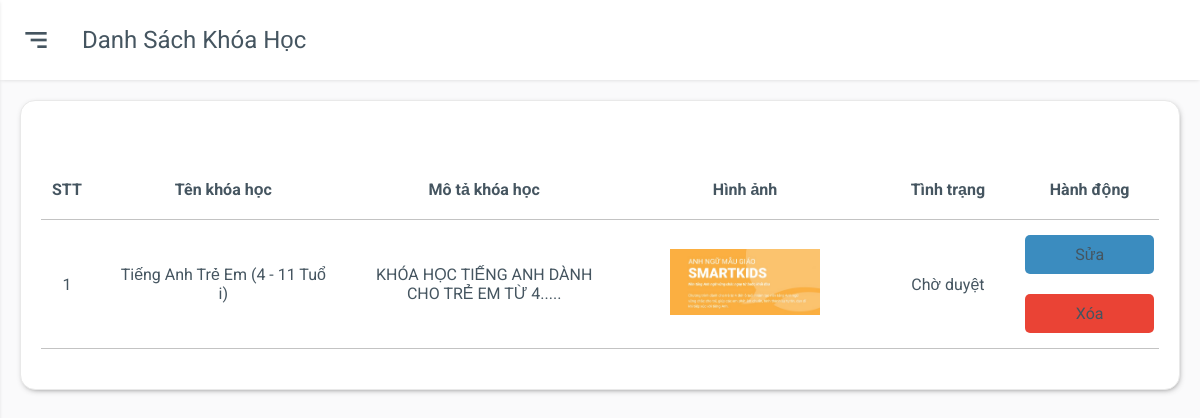
Screenshot of /admin/listcourse.php?delid=1 (signed in) with the database file from the repository.
### tables this page shows
CREATE TABLE `tbl_courses` (
  `coursesId` int(11) NOT NULL,
  `coursesName` varchar(255) NOT NULL,
  `coursesDesc` varchar(255) NOT NULL,
  `coursesImage` varchar(255) NOT NULL,
  `coursesStatus` bit(1) NOT NULL
);

### classes/courses.php (called while the page is built, shortened)
<?php
    $filepath = realpath(dirname(__FILE__));
    include_once ($filepath.'/../lib/database.php');
    include_once ($filepath.'/../helpers/format.php');
?>
<?php
 class courses
 {
     private $db;
     public function __construct()
     {
        $this->db = new Database();
     }
     public function show_courses(){
         $query = "SELECT * FROM tbl_courses ORDER BY coursesID DESC" ;
         $result = $this->db->select($query);
         return $result;
     }
 }
?>

### lib/database.php (called while the page is built, shortened)
<?php
Class Database{
   public $host   = DB_HOST;
   public $user   = DB_USER;
   public $pass   = DB_PASS;
   public $dbname = DB_NAME;
   public $link;
private function connectDB(){
   $this->link = new mysqli($this->host, $this->user, $this->pass,$this->dbname);
  mysqli_set_charset($this->link,"utf8");
 }
public function select($query){
  $result = $this->link->query($query) or
   die($this->link->error.__LINE__);
  if($result->num_rows > 0){
    return $result;
  } else {
    return false;
  }
 }
}
?>

### helpers/format.php (called while the page is built, shortened)
<?php
class Format{
 public function textShorten($text, $limit = 400){
    $text = $text. " ";
    $text = substr($text, 0, $limit);
    $text = substr($text, 0, strrpos($text, ' '));
    $text = $text.".....";
    return $text;
 }
}
?>

### admin/listcourse.php (the view, shortened to what this page needs)
<?php
    $title = "Danh sách khóa học";
    include './inc/sidebar.php';
    include '../classes/courses.php';
    include_once '../helpers/format.php';
?>
<?php
    $courses = new courses();
    $fm = new Format();
?>
<div class="main">
    <div class="main-header">
        <div class="mobile-toggle" id="mobile-toggle">
            <i class='bx bx-menu-alt-right'></i>
        </div>
        <div class="main-title">
            <?php
            echo $title;
            ?>
        </div>
    </div>
    <div class="main-content">
        <div class="row">
            <div class="col-12">
                <div class="box">
                    <div class="box-body overflow-scroll">
                        <table>
                            <thead>
                                <tr class="box-item">
                                    <th>STT</th>
                                    <th>Tên khóa học</th>
                                    <th>Mô tả khóa học</th>
                                    <th>Hình ảnh</th>
                                    <th>Tình trạng</th>
                                    <th>Hành động</th>
                                </tr>
                            </thead>
                            <tbody>
                                <?php
                                    $show_courses = $courses->show_courses();
                                    if(isset($show_courses))
                                    {
                                        $i = 0;
                                        while($result = $show_courses->fetch_assoc()){
                                            $i++;
                                ?>
                                <tr class="box-item">
                                    <td>
                                        <?php echo $i?>
                                    </td>
                                    <td>
                                        <a href="editcourse.php?coursesId=<?php echo $result['coursesId']?>">
                                            <?php echo $result['coursesName']; ?>
                                        </a>
                                    </td>
                                    <td>
                                        <?php echo $fm->textShorten($result['coursesDesc'], 50); ?>
                                    </td>
                                    <td class="box-image">
                                        <img src="../uploads/<?php echo $result['coursesImage']; ?>" alt="">
                                    </td>
                                    <td>
                                        <?php
                                            if($result['coursesStatus'] == 0)
                                            {
                                                echo ' <div class="payment-status payment-pending">
                                                <div class="dot"></div>
                                                <span>Chờ duyệt</span>
                                            </div>';
                                            }
                                            else{
                                                echo ' <div class="payment-status payment-paid">
                                                <div class="dot"></div>
                                                <span>Thành công</span>
                                            </div>';
                                            }
                                        ?>
                                    </td>
                                    <td>
                                        <div class="action-box">
                                            <a href="editcourse.php?coursesId=<?php echo $result['coursesId']?>"
                                                class="action-box__edit">Sửa</a>
                                            <a href="listcourse.php?delid=<?php echo $result['coursesId']?>"
                                                class="action-box__remove">Xóa</a>
                                        </div>
                                    </td>
                                </tr>
                                <?php
                                        }
                                    }
                                    ?>
                            </tbody>
                        </table>
                    </div>
                </div>
            </div>
        </div>
    </div>
</div>
<?php
    include './inc/footer.php';
?>

### admin/css/grid.css (style rules this page uses)
.row { display: flex; flex-wrap: wrap; margin: 0 -15px; }
[class*="col-"] { padding: 0 15px; margin-bottom: 20px; }
.col-12 { width: 100%; }

### admin/css/app.css (style rules this page uses)
:root { --body-bg: #fafafb; --box-bg: #ffffff; --main-color: #0652dd; --text-color: #455560; --text-second-color: #72849ab3; --border-color: #e9e9e9; --menu-item-active-bg: rgba(62, 121, 247, 0.1); --black: #000; --box-border-radius: 15px; --sidebar-size: 260px; --sidebar-logo-img-size: 45px; --sidebar-logo-size: 80px; --profile-image-size: 45px; --main-header-height: 80px; --shadow: 0 1px 4px -1px rgb(0 0 0 / 15%); --darkmode-toggle-size: 20px; --while: #fff; }
* { padding: 0; margin: 0; box-sizing: border-box; }
body { font-family: "Roboto", sans-serif; background-color: var(--body-bg); color: var(--text-color); position: relative; }
a { text-decoration: none; color: unset; display: inline-block; }
.main { padding-left: var(--sidebar-size); }
.main-header { height: var(--main-header-height); display: flex; align-items: center; padding: 20px; background-color: var(--box-bg); box-shadow: var(--shadow); }
.mobile-toggle { display: none; }
.main-title { text-transform: capitalize; font-size: 1.5rem; }
.main-content { padding: 20px; }
.box { background-color: var(--box-bg); padding: 20px; border: 0.5px solid var(--border-color); border-radius: var(--box-border-radius); margin-bottom: 20px; box-shadow: 1px 2px 7px -4px #333; }
.box-item, .box-item-header { border-bottom: 1px solid rgba(51, 51, 51, 0.295); }
.box-item p, .box-item a { padding: 20px; word-break: break-all; }
.box-item { position: relative; }
.box-item::before { content: ""; width: 100%; height: 0; right: 0; background: transparent; top: 0; left: 0; position: absolute; }
.box-body { padding: 20px 0; width: 100%; display: block; }
table { width: 100%; min-width: 1000px; border-collapse: collapse; }
table thead tr { text-align: left; }
table th { text-align: center; }
table th, table td { padding: 20px 0; }
table td { padding: 5px; text-align: center; max-width: 150px; text-align: center; }
.box-image img { width: 150px; }
.overflow-scroll { overflow-y: auto; }
@media only screen and (max-width: 1280px) { .main { padding-left: 0; } }
@media only screen and (max-width: 1280px) { .mobile-toggle, .sidebar-close { display: grid; place-items: center; font-size: 2rem; margin-right: 30px; cursor: pointer; } }
.action-box { display: flex; flex-direction: column; align-items: center; justify-content: center; }
.action-box a { padding: 10px 20px; margin: 10px 0; width: 100%; border-radius: 5px; }
.action-box__edit { background-color: #3b8cbf; }
.action-box__remove { background-color: #ea4335; }

### rows the page displays
tbl_courses: coursesName "Tiếng Anh Trẻ Em (4 - 11 Tuổi)", coursesDesc "KHÓA HỌC TIẾNG ANH DÀNH CHO TRẺ EM TỪ 4.....", coursesImage (picture), coursesStatus "Chờ duyệt"

### other values shown
$title "Danh Sách Khóa Học"
